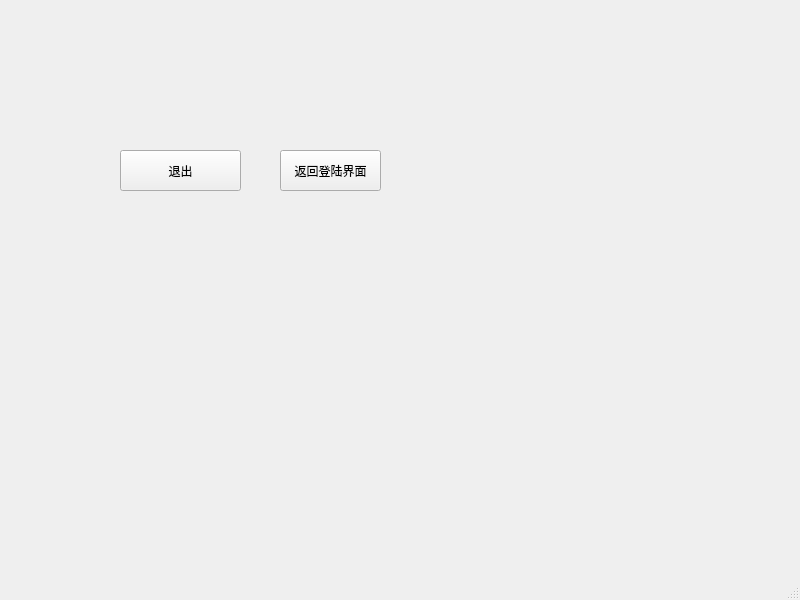
<?xml version="1.0" encoding="UTF-8"?>
<ui version="4.0">
 <class>MainWindow</class>
 <widget class="QMainWindow" name="MainWindow">
  <property name="geometry">
   <rect>
    <x>0</x>
    <y>0</y>
    <width>800</width>
    <height>600</height>
   </rect>
  </property>
  <property name="font">
   <font>
    <pointsize>9</pointsize>
   </font>
  </property>
  <property name="windowTitle">
   <string>MainWindow</string>
  </property>
  <widget class="QWidget" name="centralwidget">
   <widget class="QPushButton" name="pushButton">
    <property name="geometry">
     <rect>
      <x>280</x>
      <y>150</y>
      <width>101</width>
      <height>41</height>
     </rect>
    </property>
    <property name="text">
     <string>返回登陆界面</string>
    </property>
   </widget>
   <widget class="QPushButton" name="pushButton_2">
    <property name="geometry">
     <rect>
      <x>120</x>
      <y>150</y>
      <width>121</width>
      <height>41</height>
     </rect>
    </property>
    <property name="text">
     <string>退出</string>
    </property>
   </widget>
  </widget>
  <widget class="QMenuBar" name="menubar">
   <property name="geometry">
    <rect>
     <x>0</x>
     <y>0</y>
     <width>800</width>
     <height>17</height>
    </rect>
   </property>
  </widget>
  <widget class="QStatusBar" name="statusbar"/>
 </widget>
 <resources/>
 <connections>
  <connection>
   <sender>pushButton_2</sender>
   <signal>clicked()</signal>
   <receiver>MainWindow</receiver>
   <slot>close()</slot>
   <hints>
    <hint type="sourcelabel">
     <x>153</x>
     <y>184</y>
    </hint>
    <hint type="destinationlabel">
     <x>157</x>
     <y>229</y>
    </hint>
   </hints>
  </connection>
 </connections>
</ui>
